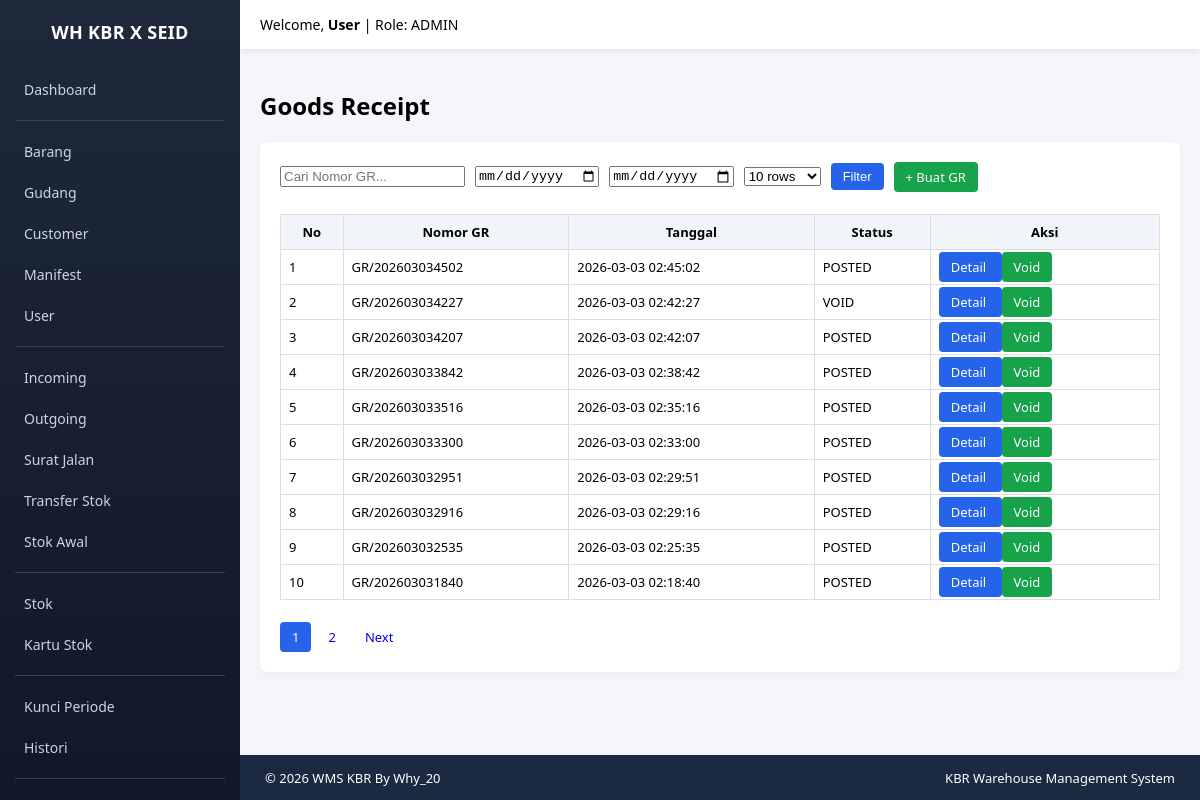
The page /index.php?module=goods_receipts&action=index (signed in) on the database its author committed.
### tables this page shows
CREATE TABLE `goods_receipts` (
  `id` int NOT NULL,
  `gr_number` varchar(100) DEFAULT NULL,
  `warehouse_id` int DEFAULT NULL,
  `manifest_id` int DEFAULT NULL,
  `status` varchar(50) DEFAULT 'POSTED',
  `created_by` int DEFAULT NULL,
  `created_at` timestamp NOT NULL DEFAULT CURRENT_TIMESTAMP,
  `is_deleted` tinyint(1) DEFAULT '0',
  `void_by` int DEFAULT NULL,
  `void_at` datetime DEFAULT NULL
);

### modules/goods_receipts/index.php (the view, shortened to what this page needs)
<?php
global $conn;
require BASE_PATH."/modules/layout/sidebar.php";
$limitOptions = [10,25,50,100];
$limit = $_GET['limit'] ?? 10;
$page = isset($_GET['page']) ? (int)$_GET['page'] : 1;
$offset = ($page-1)*$limit;
$search = $_GET['search'] ?? '';
$date_from = $_GET['date_from'] ?? '';
$date_to = $_GET['date_to'] ?? '';
$where = "WHERE 1=1";
$totalQuery = mysqli_query($conn,"SELECT COUNT(*) as total FROM goods_receipts $where");
$totalData = mysqli_fetch_assoc($totalQuery)['total'];
$totalPages = ceil($totalData/$limit);
$query = mysqli_query($conn,"
SELECT * FROM goods_receipts
$where
ORDER BY created_at DESC
LIMIT $limit OFFSET $offset
");
?>
<h2>Goods Receipt</h2>
<div class="card">
<form method="GET" id="filterForm"
style="display:flex;gap:10px;flex-wrap:wrap;align-items:center;">
<input type="text" name="search" id="searchInput"
placeholder="Cari Nomor GR..."
value="<?= $search ?>">
<input type="date" name="date_from" value="<?= $date_from ?>">
<input type="date" name="date_to" value="<?= $date_to ?>">
<select name="limit">
<?php foreach($limitOptions as $l){ ?>
<option value="<?= $l ?>" <?= $limit==$l?'selected':'' ?>>
<?= $l ?> rows
</option>
<?php } ?>
</select>
<button class="btn btn-primary">Filter</button>
<a href="index.php?module=goods_receipts&action=create"
class="btn btn-success">+ Buat GR</a>
</form>
<br>
<table>
<tr>
<th>No</th>
<th>Nomor GR</th>
<th>Tanggal</th>
<th>Status</th>
<th>Aksi</th>
</tr>
<?php
$no=$offset+1;
while($row=mysqli_fetch_assoc($query)){
?>
<tr>
<td><?= $no++; ?></td>
<td><?= $row['gr_number']; ?></td>
<td><?= $row['created_at']; ?></td>
<td><?= $row['status']; ?></td>
<td>
<a href="index.php?module=goods_receipts&action=detail&id=<?= $row['id']; ?>" <button class="btn btn-primary">Detail</button>
<a href="index.php?module=goods_receipts&action=void&id=<?= $row['id']; ?>"<button class="btn btn-success">Void</button>
</td>
</tr>
<?php } ?>
</table>
<br>
<?php if($totalPages > 1){ ?>
<?php
$range = 2;
$start = max(1, $page - $range);
$end   = min($totalPages, $page + $range);
$buildUrl = function($p) use ($search,$date_from,$date_to,$limit){
    return "index.php?module=goods_receipts&action=index"
        ."&page=".$p
        ."&search=".$search
        ."&date_from=".$date_from
        ."&date_to=".$date_to
        ."&limit=".$limit;
};
?>
<div style="display:flex;gap:5px;flex-wrap:wrap;align-items:center;">
<?php for($i=$start;$i<=$end;$i++){ ?>
<a class="btn <?= $i==$page?'btn-primary':'' ?>"
href="<?= $buildUrl($i) ?>">
<?= $i ?>
</a>
<?php } ?>
<?php if($page < $totalPages){ ?>
<a class="btn" href="<?= $buildUrl($page+1) ?>">Next</a>
<?php } ?>
</div>
<?php } ?>
</div>
</div></body></html>

### modules/layout/sidebar.php (style rules this page uses)
body { margin:0; font-family:Segoe UI, Tahoma, sans-serif; background:#f4f6f9; }
.card { background:white; padding:20px; border-radius:8px; box-shadow:0 2px 8px rgba(0,0,0,0.05); margin-bottom:20px; }
.btn { padding:6px 12px; border:none; border-radius:4px; cursor:pointer; text-decoration:none; font-size:13px; }
.btn-primary { background:#2563eb;color:white; }
.btn-success { background:#16a34a;color:white; }
table { width:100%; border-collapse:collapse; }
table th,table td { border:1px solid #ddd; padding:8px; font-size:13px; }
table th { background:#f1f5f9; }

### rows shown on the page
goods_receipts: gr_number "GR/202603034502", created_at "2026-03-03 02:45:02", status "POSTED"
goods_receipts: gr_number "GR/202603034227", created_at "2026-03-03 02:42:27", status "VOID"
goods_receipts: gr_number "GR/202603034207", created_at "2026-03-03 02:42:07", status "POSTED"
goods_receipts: gr_number "GR/202603033842", created_at "2026-03-03 02:38:42", status "POSTED"
goods_receipts: gr_number "GR/202603033516", created_at "2026-03-03 02:35:16", status "POSTED"
goods_receipts: gr_number "GR/202603033300", created_at "2026-03-03 02:33:00", status "POSTED"
goods_receipts: gr_number "GR/202603032951", created_at "2026-03-03 02:29:51", status "POSTED"
goods_receipts: gr_number "GR/202603032916", created_at "2026-03-03 02:29:16", status "POSTED"
goods_receipts: gr_number "GR/202603032535", created_at "2026-03-03 02:25:35", status "POSTED"
goods_receipts: gr_number "GR/202603031840", created_at "2026-03-03 02:18:40", status "POSTED"

### other values the page prints
$user "User"
$role "ADMIN"
$GLOBALS['__footer_html'] "© 2026 WMS KBR By Why_20 KBR Warehouse Management System"
form field limit "10 rows"
